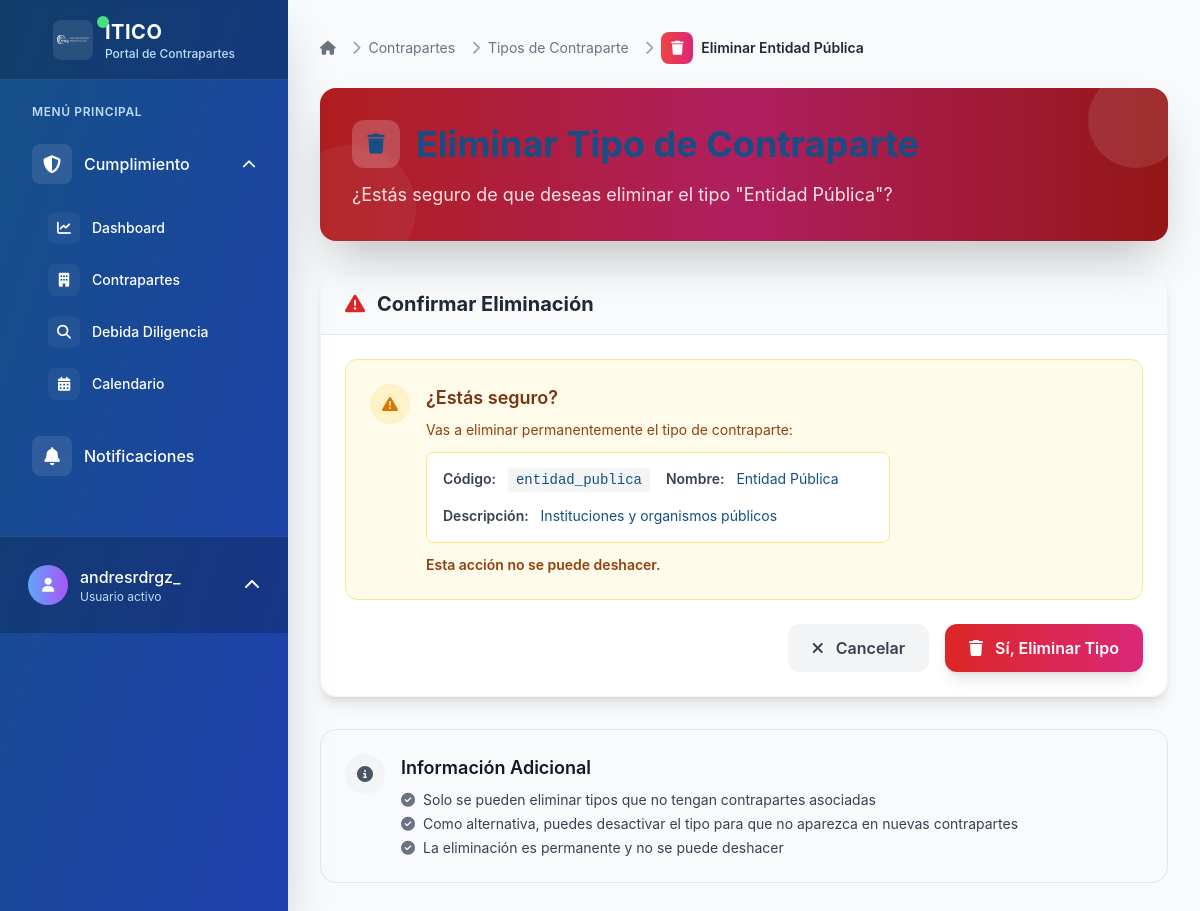
Screenshot of /contrapartes/tipos/3/eliminar/ (signed in) with the database file from the repository.
### contrapartes/models.py (models this page shows, shortened)
class TipoContraparte(models.Model):
    codigo = models.CharField(
        max_length=20,
        unique=True,
        verbose_name="Código",
        help_text="Código único para identificar el tipo (ej: empresa, ong, etc.)"
    )
    nombre = models.CharField(
        max_length=100,
        verbose_name="Nombre",
        help_text="Nombre descriptivo del tipo de contraparte"
    )
    descripcion = models.TextField(
        blank=True,
        null=True,
        verbose_name="Descripción",
        help_text="Descripción detallada del tipo de contraparte"
    )
    activo = models.BooleanField(
        default=True,
        verbose_name="Activo",
        help_text="Indica si este tipo está disponible para nuevas contrapartes"
    )
    creado_por = models.ForeignKey(
        User,
        on_delete=models.PROTECT,
        related_name='tipos_contraparte_creados',
        verbose_name="Creado por"
    )
    fecha_creacion = models.DateTimeField(auto_now_add=True, verbose_name="Fecha de creación")
    fecha_actualizacion = models.DateTimeField(auto_now=True, verbose_name="Última actualización")
    class Meta:
        verbose_name = "Tipo de Contraparte"
        verbose_name_plural = "Tipos de Contraparte"
        ordering = ['nombre']

### contrapartes/views.py (the view)
# urls.py: path('tipos/<int:pk>/eliminar/', views.TipoContraparteDeleteView.as_view(), name='tipo_eliminar'),
class TipoContraparteDeleteView(LoginRequiredMixin, DeleteView):
    model = TipoContraparte
    template_name = 'contrapartes/tipo_eliminar.html'
    success_url = reverse_lazy('contrapartes:tipo_lista')
    def get_context_data(self, **kwargs):
        context = super().get_context_data(**kwargs)
        context['contrapartes_count'] = self.object.contrapartes.count()
        return context

### templates/contrapartes/tipo_eliminar.html (shortened to what this page needs)
{% extends 'base.html' %}
{% block breadcrumb %}
<nav aria-label="breadcrumb" class="mb-6">
    <ol class="flex items-center space-x-2 text-sm">
        <li class="flex items-center">
            <a href="{% url 'dashboard:index' %}" class="text-gray-500 hover:text-gray-700 transition-colors duration-200">
                <i class="fas fa-home"></i>
            </a>
        </li>
        <li class="flex items-center">
            <i class="fas fa-chevron-right text-gray-400 mx-2"></i>
            <a href="{% url 'contrapartes:lista' %}" class="text-gray-500 hover:text-gray-700 transition-colors duration-200">
                Contrapartes
            </a>
        </li>
        <li class="flex items-center">
            <i class="fas fa-chevron-right text-gray-400 mx-2"></i>
            <a href="{% url 'contrapartes:tipo_lista' %}" class="text-gray-500 hover:text-gray-700 transition-colors duration-200">
                Tipos de Contraparte
            </a>
        </li>
        <li class="flex items-center">
            <i class="fas fa-chevron-right text-gray-400 mx-2"></i>
            <div class="flex items-center justify-center w-8 h-8 rounded-lg bg-gradient-to-r from-red-500 to-pink-600 text-white mr-2">
                <i class="fas fa-trash text-sm"></i>
            </div>
            <span class="font-semibold text-gray-800">Eliminar {{ object.nombre }}</span>
        </li>
    </ol>
</nav>
{% endblock %}
{% block content %}
<div class="mb-8">
    <div class="bg-gradient-to-r from-red-600 via-pink-600 to-red-700 rounded-2xl p-8 text-white shadow-2xl relative overflow-hidden">
        <div class="absolute inset-0 bg-black bg-opacity-20"></div>
        <div class="absolute -top-4 -right-4 w-24 h-24 bg-white bg-opacity-10 rounded-full"></div>
        <div class="absolute -bottom-8 -left-8 w-32 h-32 bg-white bg-opacity-5 rounded-full"></div>
        <div class="relative z-10">
            <h1 class="text-3xl lg:text-4xl font-bold mb-3 flex items-center">
                <div class="w-12 h-12 rounded-xl bg-white bg-opacity-20 flex items-center justify-center mr-4 backdrop-blur-sm">
                    <i class="fas fa-trash text-xl"></i>
                </div>
            </h1>
            <p class="text-lg text-red-100 leading-relaxed">
                ¿Estás seguro de que deseas eliminar el tipo "{{ object.nombre }}"?
            </p>
        </div>
    </div>
</div>
<div class="bg-white rounded-2xl shadow-lg border border-gray-100 overflow-hidden">
    {% if contrapartes_count > 0 %}
    <div class="px-6 py-4 border-b border-red-200 bg-red-50">
        <h2 class="text-xl font-bold text-red-800 flex items-center">
            <i class="fas fa-exclamation-triangle mr-3 text-red-600"></i>
            No se puede eliminar
        </h2>
    </div>
    <div class="p-6">
        <div class="bg-red-50 border border-red-200 rounded-xl p-6 mb-6">
            <div class="flex items-start">
                <div class="flex-shrink-0">
                    <div class="w-10 h-10 rounded-full bg-red-100 flex items-center justify-center">
                        <i class="fas fa-exclamation-triangle text-red-600"></i>
                    </div>
                </div>
                <div class="ml-4">
                    <h3 class="text-lg font-semibold text-red-900 mb-2">Tipo en uso</h3>
                    <p class="text-red-800 text-sm mb-3">
                        Este tipo de contraparte no se puede eliminar porque tiene
                        <strong>{{ contrapartes_count }} contraparte{{ contrapartes_count|pluralize }}</strong> asociada{{ contrapartes_count|pluralize }}.
                    </p>
                    <p class="text-red-800 text-sm">
                        Para eliminar este tipo, primero debes:
                    </p>
                    <ul class="text-red-800 text-sm mt-2 ml-4 list-disc">
                        <li>Cambiar el tipo de todas las contrapartes asociadas, o</li>
                        <li>Eliminar las contrapartes que usan este tipo</li>
                    </ul>
                </div>
            </div>
        </div>
        <div class="flex justify-between items-center">
            <a href="{% url 'contrapartes:lista' %}?tipo={{ object.pk }}" class="inline-flex items-center px-4 py-2 bg-blue-100 text-blue-700 rounded-lg text-sm font-medium hover:bg-blue-200 transition-colors duration-200">
                <i class="fas fa-external-link-alt mr-2"></i>
                Ver Contrapartes Asociadas
            </a>
            <div class="flex gap-4">
                <a href="{% url 'contrapartes:tipo_lista' %}" class="px-6 py-3 text-gray-700 bg-gray-100 rounded-xl font-semibold hover:bg-gray-200 transition-all duration-200">
                    <i class="fas fa-arrow-left mr-2"></i>
                    Volver a la Lista
                </a>
            </div>
        </div>
    </div>
    {% else %}
    <div class="px-6 py-4 border-b border-gray-200 bg-gray-50">
        <h2 class="text-xl font-bold text-gray-800 flex items-center">
            <i class="fas fa-exclamation-triangle mr-3 text-red-600"></i>
            Confirmar Eliminación
        </h2>
    </div>
    <div class="p-6">
        <div class="bg-amber-50 border border-amber-200 rounded-xl p-6 mb-6">
            <div class="flex items-start">
                <div class="flex-shrink-0">
                    <div class="w-10 h-10 rounded-full bg-amber-100 flex items-center justify-center">
                        <i class="fas fa-exclamation-triangle text-amber-600"></i>
                    </div>
                </div>
                <div class="ml-4">
                    <h3 class="text-lg font-semibold text-amber-900 mb-2">¿Estás seguro?</h3>
                    <p class="text-amber-800 text-sm mb-3">
                        Vas a eliminar permanentemente el tipo de contraparte:
                    </p>
                    <div class="bg-white border border-amber-200 rounded-lg p-4 mb-3">
                        <div class="grid grid-cols-1 md:grid-cols-2 gap-4 text-sm">
                            <div>
                                <span class="font-semibold text-gray-700">Código:</span>
                                <span class="font-mono bg-gray-100 px-2 py-1 rounded ml-2">{{ object.codigo }}</span>
                            </div>
                            <div>
                                <span class="font-semibold text-gray-700">Nombre:</span>
                                <span class="ml-2">{{ object.nombre }}</span>
                            </div>
                            {% if object.descripcion %}
                            <div class="md:col-span-2">
                                <span class="font-semibold text-gray-700">Descripción:</span>
                                <span class="ml-2">{{ object.descripcion }}</span>
                            </div>
                            {% endif %}
                        </div>
                    </div>
                    <p class="text-amber-800 text-sm font-semibold">
                        Esta acción no se puede deshacer.
                    </p>
                </div>
            </div>
        </div>
        <form method="post" class="flex justify-end gap-4">
            <a href="{% url 'contrapartes:tipo_lista' %}" class="px-6 py-3 text-gray-700 bg-gray-100 rounded-xl font-semibold hover:bg-gray-200 transition-all duration-200">
                <i class="fas fa-times mr-2"></i>
                Cancelar
            </a>
            <button type="submit" class="px-6 py-3 bg-gradient-to-r from-red-600 to-pink-600 text-white rounded-xl font-semibold hover:from-red-700 hover:to-pink-700 transition-all duration-200 shadow-lg hover:shadow-xl">
                <i class="fas fa-trash mr-2"></i>
                Sí, Eliminar Tipo
            </button>
        </form>
    </div>
    {% endif %}
</div>
<div class="mt-8 bg-gray-50 border border-gray-200 rounded-2xl p-6">
    <div class="flex items-start">
        <div class="flex-shrink-0">
            <div class="w-10 h-10 rounded-full bg-gray-100 flex items-center justify-center">
                <i class="fas fa-info-circle text-gray-600"></i>
            </div>
        </div>
        <div class="ml-4">
            <h3 class="text-lg font-semibold text-gray-900 mb-2">Información Adicional</h3>
            <ul class="text-gray-700 space-y-1 text-sm">
                <li class="flex items-center">
                    <i class="fas fa-check-circle text-gray-500 mr-2"></i>
                    Solo se pueden eliminar tipos que no tengan contrapartes asociadas
                </li>
                <li class="flex items-center">
                    <i class="fas fa-check-circle text-gray-500 mr-2"></i>
                    Como alternativa, puedes desactivar el tipo para que no aparezca en nuevas contrapartes
                </li>
                <li class="flex items-center">
                    <i class="fas fa-check-circle text-gray-500 mr-2"></i>
                    La eliminación es permanente y no se puede deshacer
                </li>
            </ul>
        </div>
    </div>
</div>
{% endblock %}

### templates/partials/user_menu.html (shortened to what this page needs)
{% if user.is_authenticated %}
    <div class="p-4 border-t border-white border-opacity-10 bg-black bg-opacity-20">
        <div class="relative">
            <button id="user-menu-button" class="group flex items-center w-full text-white hover:bg-white hover:bg-opacity-10 p-3 rounded-xl transition-all duration-300">
                <div class="flex items-center justify-center w-10 h-10 rounded-full bg-gradient-to-r from-blue-400 to-purple-500 mr-3 group-hover:scale-110 transition-transform duration-300">
                    <i class="fas fa-user text-sm"></i>
                </div>
                <div class="flex-1 text-left">
                    <p class="font-medium truncate group-hover:translate-x-1 transition-transform duration-300">{{ user.get_full_name|default:user.username }}</p>
                    <p class="text-xs text-blue-200">Usuario activo</p>
                </div>
                <i class="fas fa-chevron-up ml-2 transform group-hover:rotate-180 transition-transform duration-300" id="chevron-icon"></i>
            </button>
        </div>
    </div>
{% endif %}

### static/css/itico.css (style rules this page uses)
:root { --color-primario: #154F86; --color-blanco: #FFFFFF; --color-exito: #10B981; --color-advertencia: #F59E0B; --color-error: #EF4444; --color-info: #3B82F6; --color-fondo: var(--color-blanco); --color-fondo-secundario: #F9FAFB; --color-texto: var(--color-primario); --color-texto-secundario: #6B7280; --color-borde: #E5E7EB; --sombra-sm: 0 1px 2px 0 rgba(0, 0, 0, 0.05); --sombra-md: 0 4px 6px -1px rgba(0, 0, 0, 0.1); --sombra-lg: 0 10px 15px -3px rgba(0, 0, 0, 0.1); }
* { margin: 0; padding: 0; box-sizing: border-box; }
body { background: var(--color-fondo); color: var(--color-texto); font-family: -apple-system, BlinkMacSystemFont, 'Segoe UI', Roboto, Oxygen, Ubuntu, Cantarell, sans-serif; line-height: 1.6; }
h1, h2, h3, h4, h5, h6 { color: var(--color-primario); margin-bottom: 1rem; font-weight: 600; }
h1 { font-size: 2.5rem; }
h2 { font-size: 2rem; }
h3 { font-size: 1.75rem; }
a { color: var(--color-primario); text-decoration: none; transition: color 0.3s ease; }
.shadow-lg { box-shadow: var(--sombra-lg); }
.rounded { border-radius: 0.5rem; }
.rounded-lg { border-radius: 0.75rem; }
.p-3 { padding: 0.75rem; }
.p-4 { padding: 1rem; }
.p-6 { padding: 1.5rem; }
.mb-2 { margin-bottom: 0.5rem; }
.mb-3 { margin-bottom: 0.75rem; }
.mb-6 { margin-bottom: 1.5rem; }

### rows the page displays
TipoContraparte: nombre "Entidad Pública", codigo "entidad_publica", descripcion "Instituciones y organismos públicos"

### other values shown
{{ user.get_full_name|default:user.username }} "andresrdrgz_"
